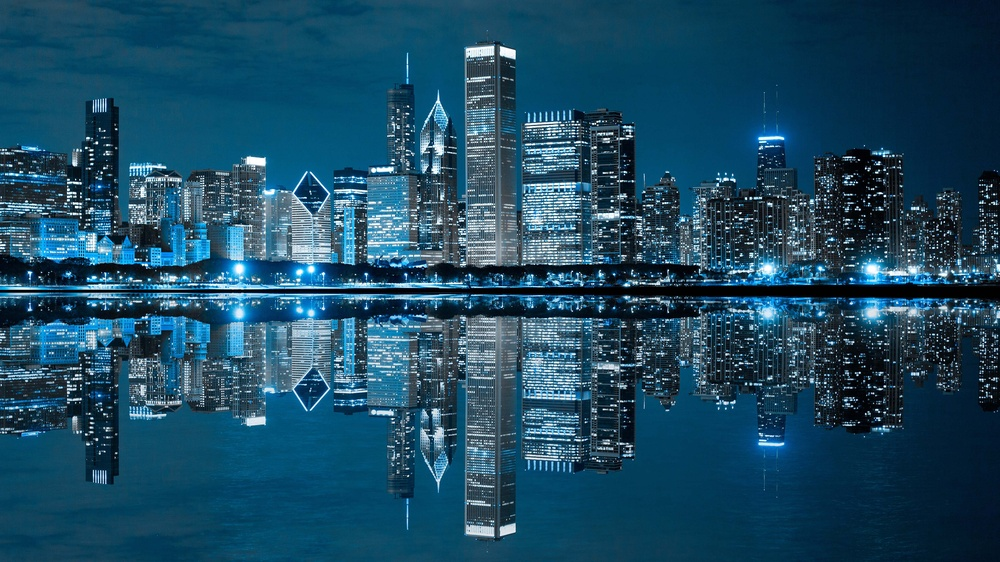
#> input picture Intermediate/ab.jpg, 1000 x 562 px, shrunk from 3840 x 2160 before the run
$ python 04_Smoothing.py
#> lines starting #> are read from the running program, lines starting #| are printed output that depends on the picture
import cv2
import numpy as np

# Load the image
image = cv2.imread('ab.jpg')
#> image is the input picture: shape (562, 1000, 3); mean B, G, R 99.2, 74.6, 28.3

# Check if the image is loaded
if image is None:
    print("Error: Could not load the image.")
    exit()

# 1. Averaging (Mean Filtering)
average_blur = cv2.blur(image, (5, 5))  # Kernel size is (5, 5)
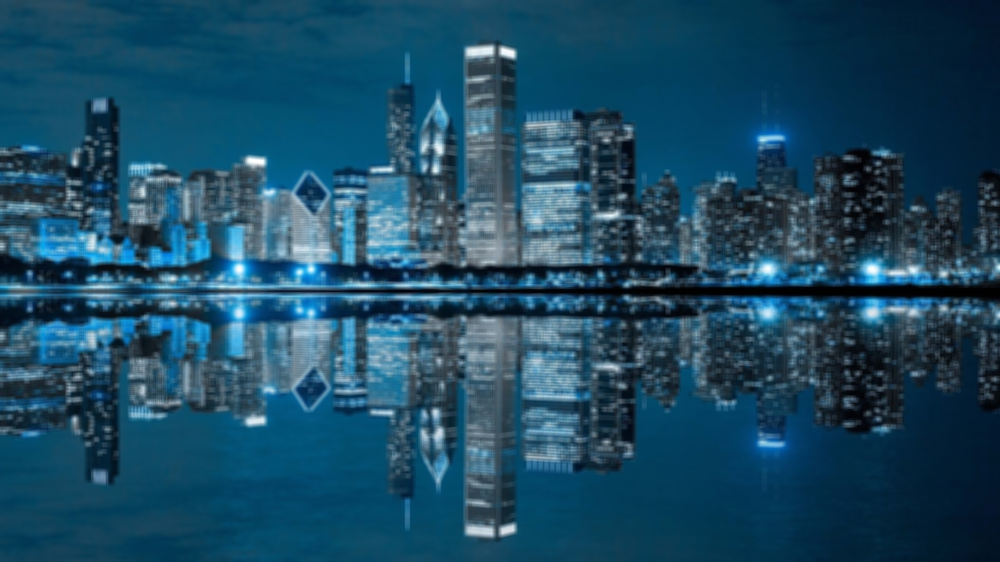
#> average_blur: shape (562, 1000, 3); mean B, G, R 99.2, 74.6, 28.3

# 2. Gaussian Blurring
gaussian_blur = cv2.GaussianBlur(image, (5, 5), 0)  # Kernel size (5, 5), sigma=0

# 3. Median Blurring
median_blur = cv2.medianBlur(image, 5)  # Kernel size must be odd (e.g., 3, 5, 7)
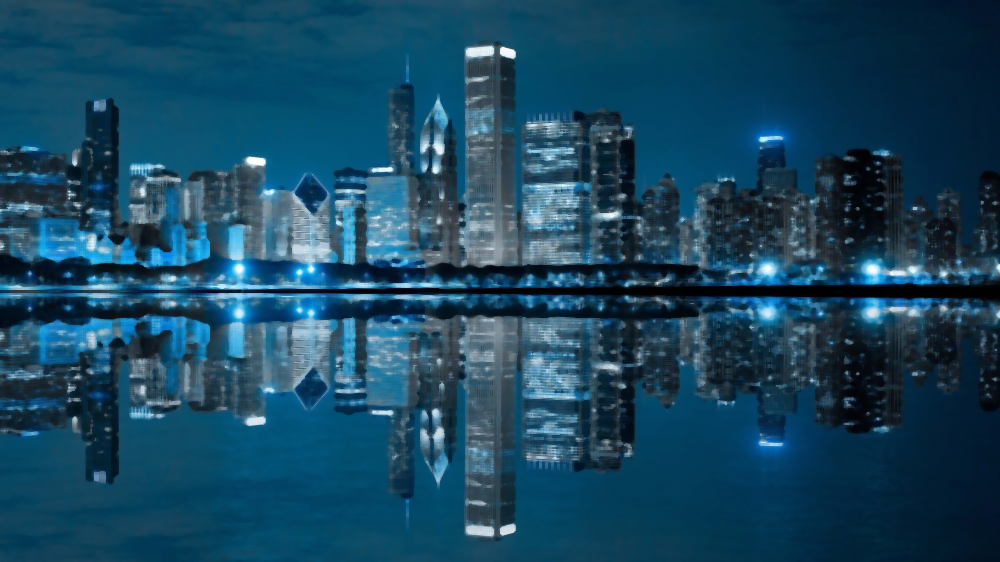
#> median_blur: shape (562, 1000, 3); mean B, G, R 95.9, 70.9, 24.1

# 4. Bilateral Filtering
bilateral_blur = cv2.bilateralFilter(image, 9, 75, 75)  # Diameter, sigmaColor, sigmaSpace

# Display the results
cv2.imshow("Original Image", image)
cv2.imshow("Averaging Blur", average_blur)
cv2.imshow("Gaussian Blur", gaussian_blur)
cv2.imshow("Median Blur", median_blur)
cv2.imshow("Bilateral Blur", bilateral_blur)

# Wait for a key press and close all windows
cv2.waitKey(0)
cv2.destroyAllWindows()


# Averaging (Mean Filtering)
# Takes the average of all the pixel intensities under the kernel area.
# Gaussian Blurring
# Uses a Gaussian kernel for weighted averaging. It provides a smoother and more natural blur.
# Median Blurring
# Replaces each pixel's intensity with the median of the intensities in its neighborhood. Effective for removing salt-and-pepper noise.
# Bilateral Filtering
# Preserves edges while blurring the rest of the image.
